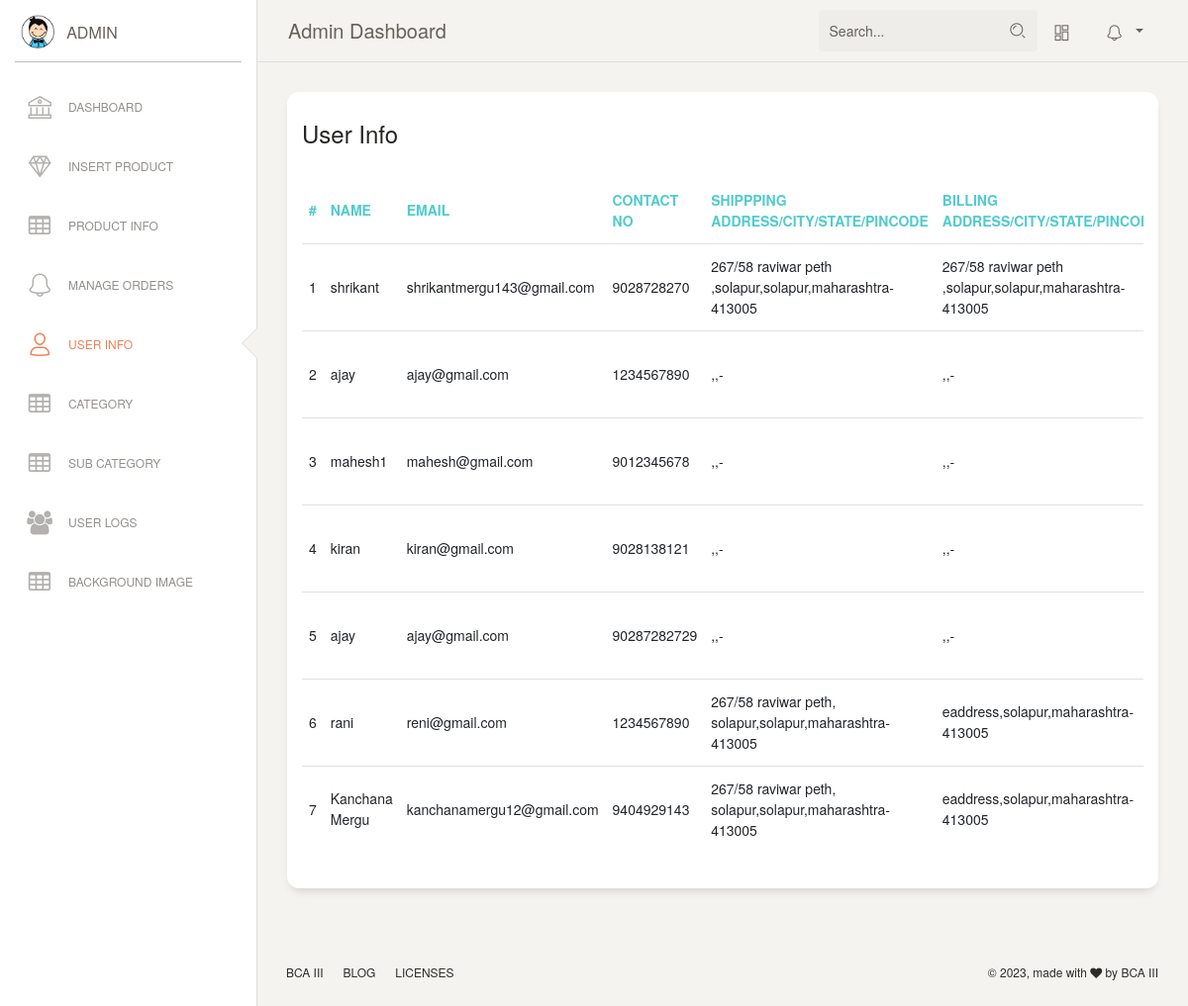
Screenshot of /admin/user_info.php (signed in) with the database file from the repository.
### tables this page shows
CREATE TABLE `users` (
  `id` int(11) NOT NULL,
  `name` varchar(255) DEFAULT NULL,
  `email` varchar(255) DEFAULT NULL,
  `contactno` bigint(11) DEFAULT NULL,
  `password` varchar(255) DEFAULT NULL,
  `shippingAddress` longtext DEFAULT NULL,
  `shippingState` varchar(255) DEFAULT NULL,
  `shippingCity` varchar(255) DEFAULT NULL,
  `shippingPincode` int(11) DEFAULT NULL,
  `billingAddress` longtext DEFAULT NULL,
  `billingState` varchar(255) DEFAULT NULL,
  `billingCity` varchar(255) DEFAULT NULL,
  `billingPincode` int(11) DEFAULT NULL,
  `regDate` timestamp NOT NULL DEFAULT current_timestamp(),
  `updationDate` varchar(255) DEFAULT NULL
);

### admin/user_info.php (the view, shortened to what this page needs)
<?php
include('include/config.php');
if(strlen($_SESSION['alogin'])==0)
  {
header('location:index.php');
}
else{
?>
<!DOCTYPE html>
<html lang="en">
<head>
  <?php  include"css.php" ?>
</head>
<body class="">
<?php include"include/slidebar.php" ?>
    <?php include"include/nav.php";?>
        <div class="content">
        <div class="row">
          <div class="col-md-12">
            <div class="card">
              <div class="card-header">
                <h4 class="card-title">User Info</h4>
              </div>
              <div class="card-body">
                <div class="table-responsive">
                  <table class="table">
                   <thead class=" text-primary">
                   <tr>
											<th>#</th>
											<th> Name</th>
											<th>Email </th>
											<th>Contact no</th>
											<th>Shippping Address/City/State/Pincode </th>
											<th>Billing Address/City/State/Pincode </th>
										</tr>
									</thead>
									<tbody>
<?php $query=mysqli_query($con,"select * from users");
$cnt=1;
while($row=mysqli_fetch_array($query))
{
?>
										<tr>
											<td><?php echo htmlentities($cnt);?></td>
											<td><?php echo htmlentities($row['name']);?></td>
											<td><?php echo htmlentities($row['email']);?></td>
											<td> <?php echo htmlentities($row['contactno']);?></td>
											<td><?php echo htmlentities($row['shippingAddress'].",".$row['shippingCity'].",".$row['shippingState']."-".$row['shippingPincode']);?></td>
											<td><?php echo htmlentities($row['billingAddress'].",".$row['billingCity'].",".$row['billingState']."-".$row['billingPincode']);?></td>
										<?php $cnt=$cnt+1; } ?>
								</table>
                </div></div>
            </div>
        </div>
    </div>
</div>
  <?php include"include/footer.php";?>
</body>
</html>
<?php  }?>

### rows the page displays
users: name "shrikant", email "shrikantmergu143@gmail.com", contactno "9028728270", shippingAddress+shippingCity+shippingState "267/58 raviwar peth ,solapur,solapur,maharashtra-413005", billingAddress+billingCity+billingState "267/58 raviwar peth ,solapur,solapur,maharashtra-413005"
users: name "ajay", email "ajay@gmail.com", contactno "1234567890", shippingAddress+shippingCity+shippingState ",,-", billingAddress+billingCity+billingState ",,-"
users: name "mahesh1", email "mahesh@gmail.com", contactno "9012345678", shippingAddress+shippingCity+shippingState ",,-", billingAddress+billingCity+billingState ",,-"
users: name "kiran", email "kiran@gmail.com", contactno "9028138121", shippingAddress+shippingCity+shippingState ",,-", billingAddress+billingCity+billingState ",,-"
users: name "ajay", email "ajay@gmail.com", contactno "90287282729", shippingAddress+shippingCity+shippingState ",,-", billingAddress+billingCity+billingState ",,-"
users: name "rani", email "reni@gmail.com", contactno "1234567890", shippingAddress+shippingCity+shippingState "267/58 raviwar peth, solapur,solapur,maharashtra-413005", billingAddress+billingCity+billingState "eaddress,solapur,maharashtra-413005"
users: name "Kanchana Mergu", email "kanchanamergu12@gmail.com", contactno "9404929143", shippingAddress+shippingCity+shippingState "267/58 raviwar peth, solapur,solapur,maharashtra-413005", billingAddress+billingCity+billingState "eaddress,solapur,maharashtra-413005"
